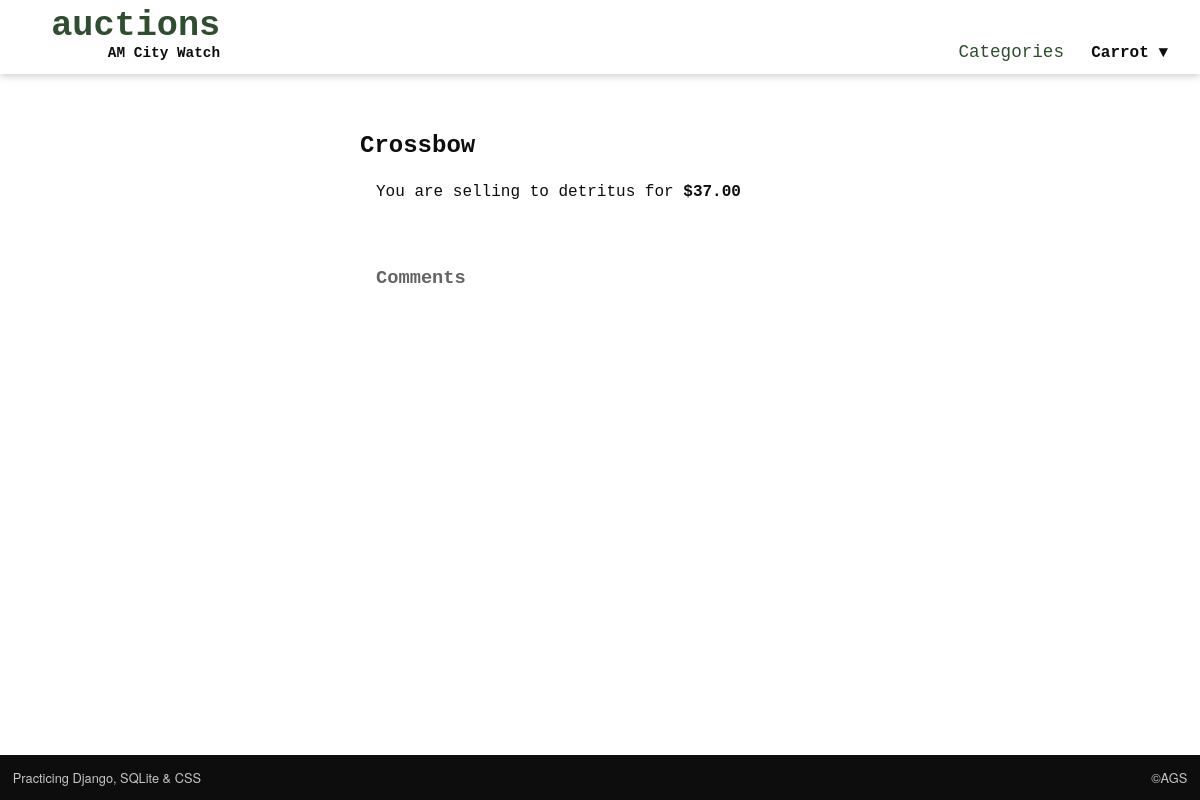
The page /item/8 (signed in) on the database as committed earlier.
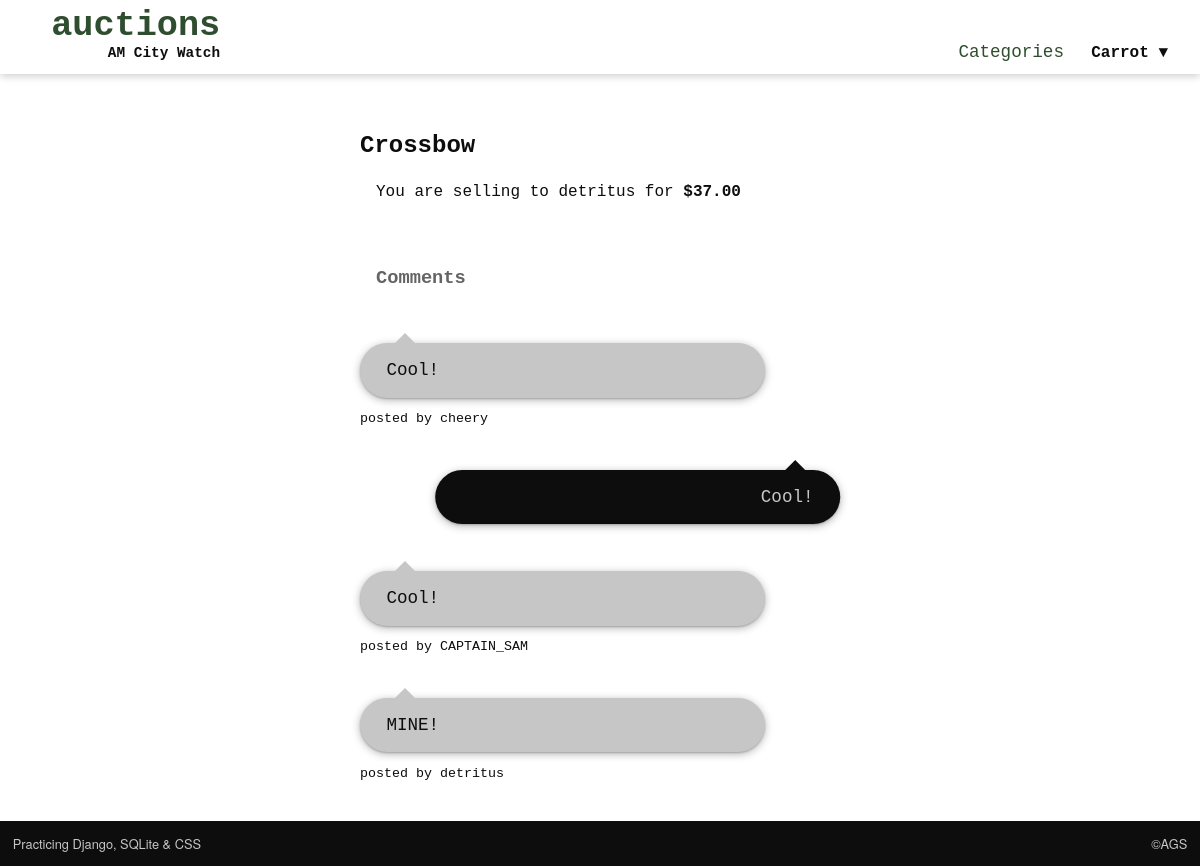
The same page on the database as committed later.
### auctions/models.py (models this page shows, shortened)
class Comment(models.Model):
    listing = models.ForeignKey('Listing', on_delete=models.CASCADE, related_name='comments')
    user = models.ForeignKey(User, on_delete=models.CASCADE, related_name='comments')
    comment = models.TextField()

class User(AbstractUser):
    watching = models.ManyToManyField('Listing', blank=True, related_name='watchers')

### auctions/views.py (the view, shortened to what this page needs)
# urls.py: path('item/<int:item_id>', views.item, name='item'),
@login_required(login_url='/login')
def item(request, item_id):
    item = Listing.objects.get(pk=item_id)
    bid = Bid.objects.filter(listing=item_id).order_by('-bid').first()
    comments = Comment.objects.filter(listing=item_id)
    watchers = item.watchers.all()
    if item.watchers.filter(username=request.user):
        watching = True
    else:
        watching = False
    if request.method == 'POST':
        user = request.user
        if request.POST['action'] == 'Watch':
            user.watching.add(item)
        elif request.POST['action'] == 'Unwatch':
            user.watching.remove(item)
        elif request.POST['action'] == 'Bid':
            form_bid = NewBid(request.POST)
            if form_bid.is_valid():
                if form_bid.cleaned_data['bid'] <= item.current_price:
                    messages.error(request, f"Your bid needs to be higher than ${item.current_price}!")
                    return render(request, 'auctions/item.html', {
                        'item': item,
                        'bid': bid,
                        'form_bid': form_bid,
                        'comments': comments,
                        'form_comment': NewComment(),
                })
                else:
                    new_bid = Bid()
                    new_bid.bid = form_bid.cleaned_data['bid']
                    new_bid.listing = item
                    new_bid.user = user
                    new_bid.save()
                    item.current_price = form_bid.cleaned_data['bid']
                    item.save()
        elif request.POST['action'] == 'Comment':
            form_comment = NewComment(request.POST)
            if form_comment.is_valid():
                new_comment = Comment()
                new_comment.comment = form_comment.cleaned_data['comment']
                new_comment.listing = item
                new_comment.user = user
                new_comment.save()
        elif request.POST['action'] == 'Close':
            item.closed = True
            item.save()
            bid.winning_bid = True
            bid.save()
        return HttpResponseRedirect(reverse('item', args=(item_id, )))
    else:
        if item.closed:
            return render(request, 'auctions/item_closed.html', {
            'item': item,
            'bid': bid,
            'comments': comments,
            })

### auctions/templates/auctions/item_closed.html (shortened to what this page needs)
{% extends "auctions/item.html" %}
{% block status %}
<div class="content item">
{% if item.user == user %}
<p>You are selling to {{ bid.user }} for <strong>${{ item.current_price }}</strong></p>
{% endif %}
<h3>Comments</h3>
</div>
{% endblock %}

### auctions/templates/auctions/item.html (shortened to what this page needs)
{% extends "auctions/layout.html" %}
{% block body %}
<h2>{{ item.title }}</h2>
{% block status %}{% endblock %}
		<ul>
			{% for comment in comments %}
			<li class="{% if comment.user == user %}posted-you{% else %}posted-other{% endif %} bubble">
				{{ comment.comment }}</li>
			<li><small>{% if comment.user != user %}posted by {{ comment.user }}{% endif %}</small></li>
			{% endfor %}
		</ul>
{% endblock %}

Rows that differ between the two databases and show on the page:
added Comment: comment "Cool!", user "cheery"
added Comment: comment "Cool!"
added Comment: comment "Cool!", user "CAPTAIN_SAM"
added Comment: comment "MINE!", user "detritus"
